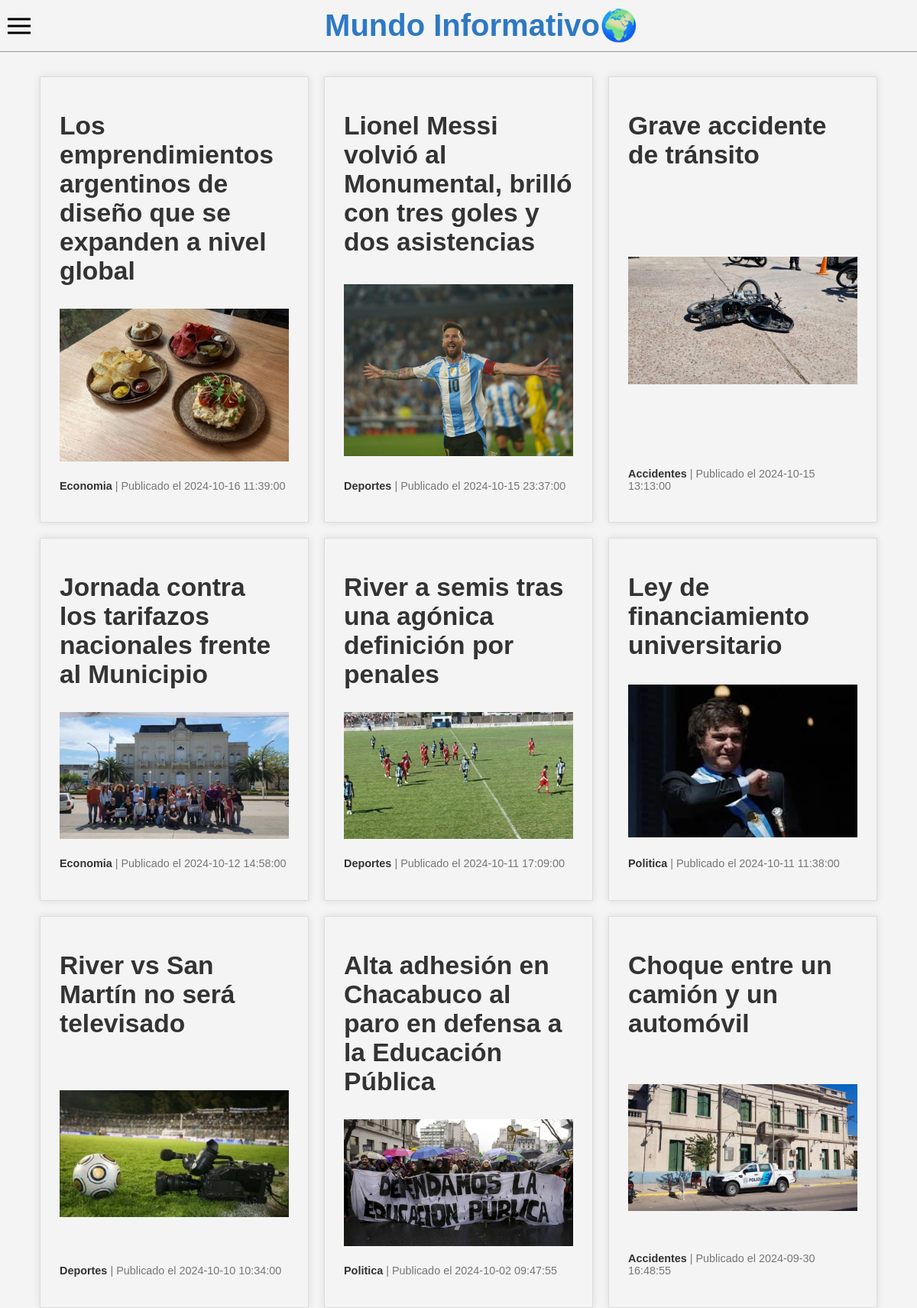
The page / on the database its author committed.
### tables this page shows
CREATE TABLE `noticias` (
  `id` int(11) NOT NULL,
  `titulo` varchar(255) NOT NULL,
  `descripcion` varchar(255) NOT NULL,
  `texto` text NOT NULL,
  `fecha` datetime NOT NULL,
  `imagen` varchar(255) NOT NULL,
  `id_usuario` int(11) NOT NULL,
  `id_categoria` int(11) NOT NULL
);

CREATE TABLE `categorias` (
  `id` int(11) NOT NULL,
  `nombre` varchar(255) NOT NULL,
  `id_usuario` int(11) NOT NULL
);

### index.php (the view, shortened to what this page needs)
<?php
require_once("panel/includes/db.php");
$categoria_id = isset($_GET['categoria']) ? $_GET['categoria'] : "";
if ($categoria_id) {
	$stmt = $conx->prepare("SELECT N.*, C.nombre as categoria FROM noticias N INNER JOIN categorias C ON(C.id = N.id_categoria) WHERE N.id_categoria = ? ORDER BY N.fecha DESC");
    $stmt->bind_param("i", $categoria_id);
} else {
	$stmt = $conx->prepare("SELECT N.*, C.nombre as categoria FROM noticias N INNER JOIN categorias C ON(C.id = N.id_categoria) order by fecha desc");
}
$stmt->execute();
$resultadoSTMT = $stmt->get_result();
$nuestroResultado = [];
while ($fila = $resultadoSTMT->fetch_object()) {
	$nuestroResultado[] = $fila;
}
?>
<!DOCTYPE html>
<html>
<head>
	<link rel="stylesheet" type="text/css" href="panel/css/web.css">
</head>
<body>
<?php require_once("menuFrontend.php"); ?>
<div class="container">
	<?php if (empty($nuestroResultado)) { ?>
        <p>No hay noticias disponibles para esta categoría.</p>
    <?php } else { ?>
		<?php foreach ($nuestroResultado as $fila) { ?>
			<section>
				<h2><a href="detalle.php?id=<?php echo $fila->id ?>"><?php echo $fila->titulo ?></a></h2>
				<a href="detalle.php?id=<?php echo $fila->id ?>"><img src="panel/<?php echo $fila->imagen ?>" width="300"></a>
				<p><span><?php echo $fila->categoria ?></span> | Publicado el <?php echo $fila->fecha ?></p>
			</section>
		<?php } ?>
	<?php } ?>
</div>
</body>
</html>

### menuFrontend.php (shortened to what this page needs)
<!DOCTYPE html>
<html>
<head>
</head>
<body>
<nav>
    <div class="hamburger" onclick="toggleMenu()">
        <img src="panel/uploads/icons8-menu-50.png" alt="Menu">
    </div>
    <div class="titulo">Mundo Informativo🌍</div>
</nav>
</body>
</html>

### panel/css/web.css (style rules this page uses)
body { font-family: Arial, sans-serif; margin: 0; padding: 0; background-color: #f4f4f4; }
.container { display: flex; flex-wrap: wrap; justify-content: center; gap: 20px; padding-top: 100px; }
section { background-color: #f4f4f4; padding: 25px; width: 300px; border: 1px solid #ddd; box-shadow: 0 0 10px rgba(0, 0, 0, 0.1); display: flex; flex-direction: column; justify-content: space-between; }
section h2 a { font-size: 1.4em; color: #333; text-decoration: none; }
section img { max-width: 100%; height: auto; margin: 10px 0; }
section p { color: #777; font-size: 0.9em; margin-top: 10px; }
section p span { color: #333; font-weight: bold; }
nav { display: flex; justify-content: space-between; align-items: center; background-color: #f4f4f4; padding: 10px; position: fixed; width: 100%; z-index: 1000; border-bottom: 1px solid #999; }
.hamburger { display: flex; align-items: center; color: white; font-weight: bold; font-size: 20px; }
.hamburger img { width: 30px; margin-right: 10px; }
.titulo { flex: 1; color: #2d79c4; text-align: center; font-weight: bold; font-size: 40px; }

### rows shown on the page
noticias: titulo "Los emprendimientos argentinos de diseño que se expanden a nivel global", imagen (picture), id_categoria.nombre "Economia", fecha "2024-10-16 11:39:00"
noticias: titulo "Lionel Messi volvió al Monumental, brilló con tres goles y dos asistencias", imagen (picture), id_categoria.nombre "Deportes", fecha "2024-10-15 23:37:00"
noticias: titulo "Grave accidente de tránsito", imagen (picture), id_categoria.nombre "Accidentes", fecha "2024-10-15 13:13:00"
noticias: titulo "Jornada contra los tarifazos nacionales frente al Municipio", imagen (picture), id_categoria.nombre "Economia", fecha "2024-10-12 14:58:00"
noticias: titulo "River a semis tras una agónica definición por penales", imagen (picture), id_categoria.nombre "Deportes", fecha "2024-10-11 17:09:00"
noticias: titulo "Ley de financiamiento universitario", imagen (picture), id_categoria.nombre "Politica", fecha "2024-10-11 11:38:00"
noticias: titulo "River vs San Martín no será televisado", imagen (picture), id_categoria.nombre "Deportes", fecha "2024-10-10 10:34:00"
noticias: titulo "Alta adhesión en Chacabuco al paro en defensa a la Educación Pública", imagen (picture), id_categoria.nombre "Politica", fecha "2024-10-02 09:47:55"
noticias: titulo "Choque entre un camión y un automóvil", imagen (picture), id_categoria.nombre "Accidentes", fecha "2024-09-30 16:48:55"
